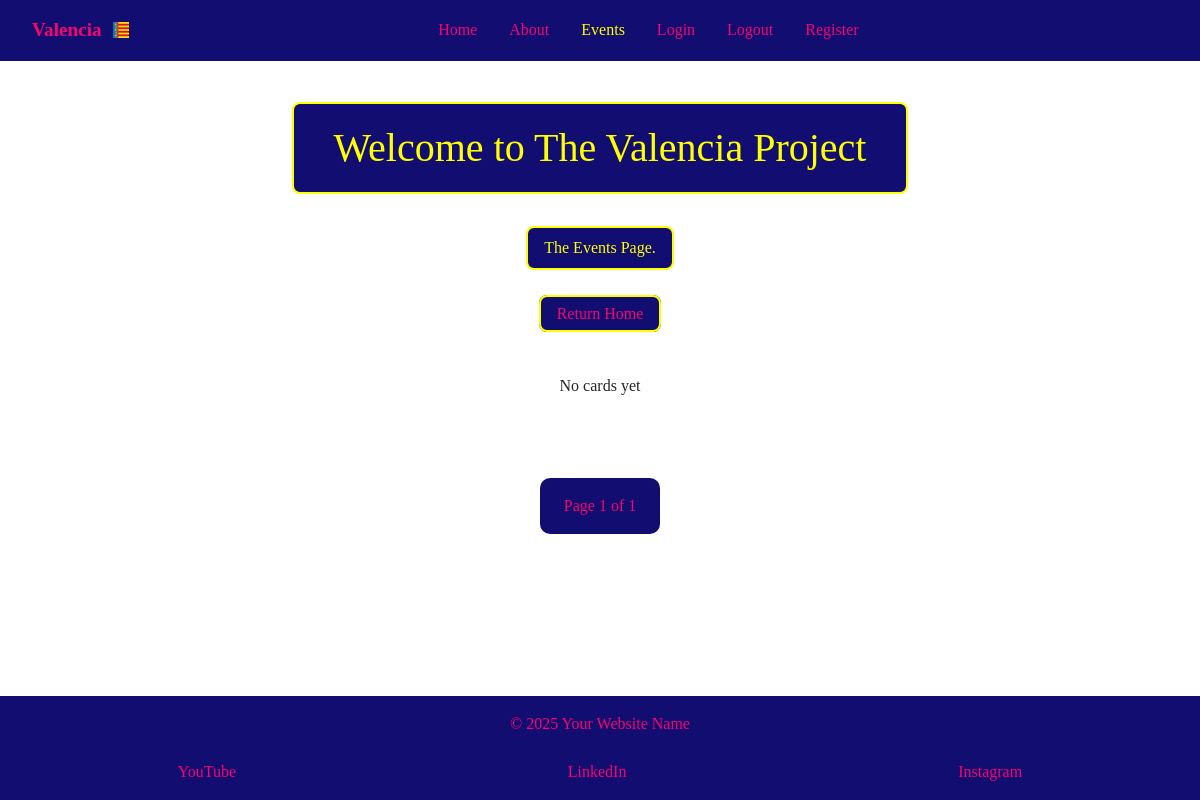
/events/, run on an earlier commit of the app's database.
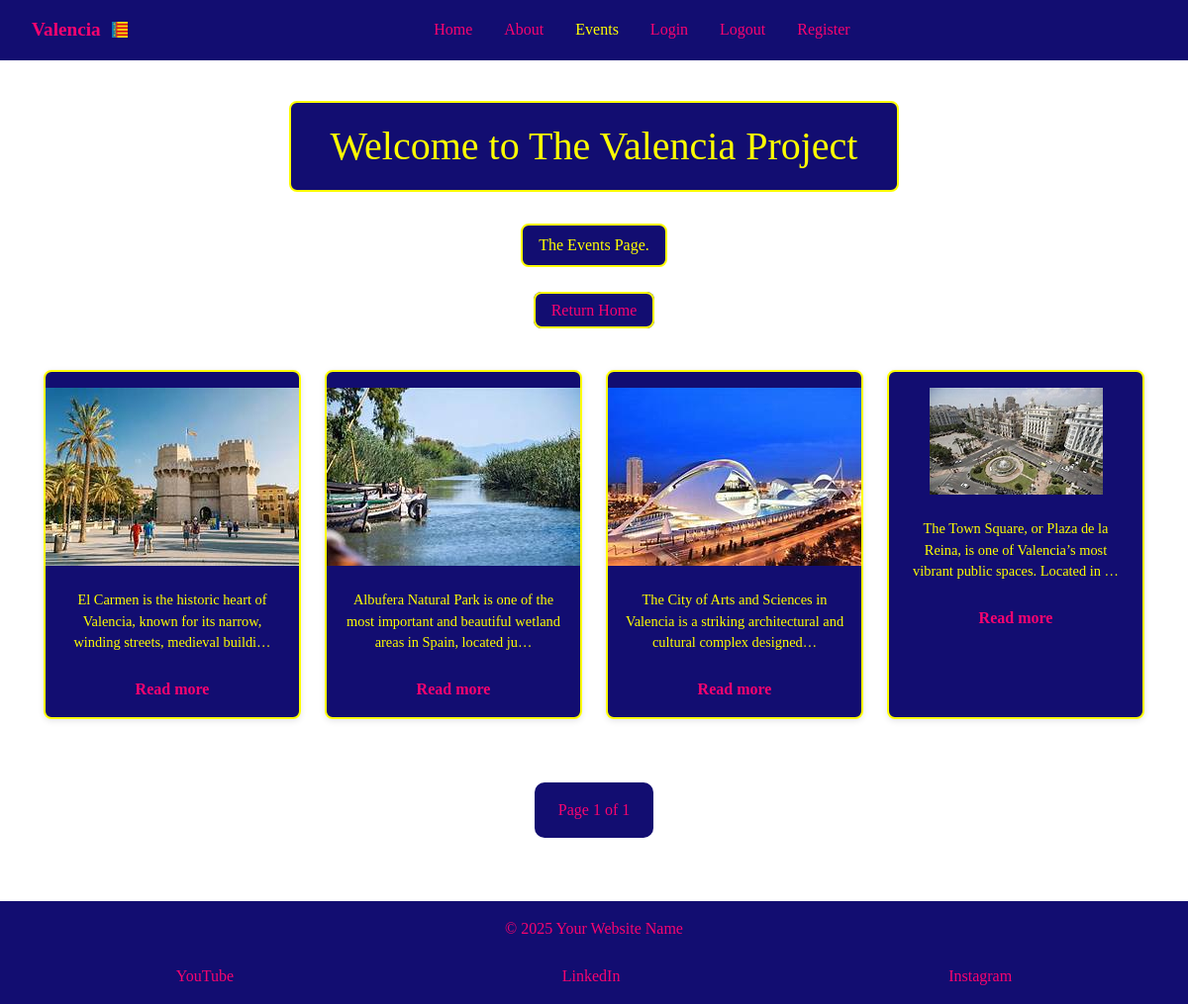
And on a later commit of the database.
### tourism_es/models.py (models this page shows, shortened)
class CardText(models.Model):
    title = models.CharField(max_length=50, blank=True)
    content = models.TextField()
    image_name = models.CharField(
        max_length=30,
        help_text="Enter the image filename (eg 'science museum.jpg)",
        default='default.jpg',
        blank=True
    )
    saved_by = models.ManyToManyField(User,
                                      related_name='saved_cards', blank=True)

### tourism_es/views.py (the view)
# urls.py: path('events/', views.events, name='events'),
def events(request):
    card_texts = CardText.objects.all().order_by('id')
    paginator = Paginator(card_texts, 4)
    page_number = request.GET.get('page')
    page_obj = paginator.get_page(page_number)
    return render(request, 'events.html', {
        'active_tab': 'events', 'page_obj': page_obj})

### tourism_es/templates/events.html (shortened to what this page needs)
{% extends 'base.html' %}
{% load static %}
{% block content %}
<h1 class="color">Welcome to The Valencia Project</h1>
<p class="color">The Events Page.</p>
<p>
    <a class="color-return" href="{% url 'index' %}">Return Home</a>
</p>
<div class="cards-container">
    {% for card in page_obj %}
    <div class="card" data-url="{% url 'event-details' pk=card.id %}"
     onclick="window.location=this.dataset.url">
     <img src="{% static 'images/' %}{{ card.image_name }}" alt="{{ card.title }}">
     <p>{{ card.content|truncatechars:100}}</p>
     <a href="{% url 'event-details' pk=card.id %}" class="read-more">
        Read more
     </a>
    </div>
    {% empty %}
    <p>No cards yet</p>
    {% endfor %}
</div>
 <div class="pagination">
    <div class="page-number">
        <span class="page-info">
            Page {{ page_obj.number }} of {{ page_obj.paginator.num_pages }}
        </span>
    </div>
 </div>
{% endblock %}

### tourism_es/templates/base.html (shortened to what this page needs)
{% load static %}
<!DOCTYPE html>
<html lang="en">
<head>
    <link href="https://cdn.jsdelivr.net/npm/bootstrap@5.3.8/dist/css/bootstrap.min.css" rel="stylesheet"
>
</head>
<link rel="stylesheet" href="{% static 'CSS/tourism.css' %}">
<body>
    <nav class="navbar">
        <div class="logo">
            <a href="{% url 'index' %}">
                Valencia
                <img src="{% static 'favicon/favicon-32x32.png' %}" alt="Logo" class="logo-img">
            </a>
        </div>
        <div class="nav-links" id="nav-links">
            <a href="{% url 'index' %}" class="{% if active_tab == 'index' %}active{% endif %}">Home</a>
            <a href="{% url 'about' %}" class="{% if active_tab == 'about' %}active{% endif %}">About</a>
            <a href="{% url 'events' %}" class="{% if active_tab == 'events' %}active{% endif %}">Events</a>
            {% if not user.is_authenticated %}
                {% if active_tab == 'login' %}
                    <span class="active">Login</span>
                {% else %}
                <a href="{% url 'login' %}">Login</a>
                {% endif %}
            {% endif %}
            <a href="{% url 'logout' %}" class="{% if active_tab == 'logout' %}active{% endif %}">Logout</a>
            <a href="{% url 'register' %}" class="{% if active_tab == 'register' %}active{% endif %}">Register</a>
        </div>
    </nav>
    <main>
        {% block content %}{% endblock %}
    </main>
    <footer>
        <p class="footer-text">&copy; 2025 Your Website Name</p>
        <div class="social-links">
            <a href="https://www.youtube.com" target="_blank" aria-label="YouTube">YouTube</a>
            <a href="https://www.linkedin.com" target="_blank" aria-label="LinkedIn">LinkedIn</a>
            <a href="https://www.instagram.com" target="_blank" aria-label="Instagram">Instagram</a>
        </div>
    </footer>
</body>
</html>

### tourism_es/static/CSS/tourism.css (style rules this page uses)
* { box-sizing: border-box; margin: 0; padding: 0; }
html, body { height: 100%; font-family: "Times New Roman", Times, serif; overflow-x: hidden; }
body { display: flex; flex-direction: column; min-height: 100vh; padding-top: 4.375rem; background: url('../images/City-of-Arts-and-Sci.png') center center / cover no-repeat fixed; image-rendering: auto; }
main { flex: 1; display: flex; flex-direction: column; align-items: center; justify-content: flex-start; text-align: center; padding: 2rem 1rem; gap: 2rem; }
.color { color: yellow; text-align: center; margin: 0em auto; padding: 0.5em 1em; border: 2px solid yellow; border-radius: 8px; background: #120d71; }
a.color-return { text-align: center; margin: 0em auto; padding: 0.5em 1em; border: 2px solid yellow; border-radius: 8px; background: #120d71; color: #f8046f; text-decoration: none; }
.logo a { display: flex; align-items: center; gap: 0.7rem; text-decoration: none; color: inherit; }
.logo-img { width: 16px; height: 16px; }
.navbar { display: flex; align-items: center; justify-content: space-between; padding: 1rem 2rem; background-color: #120d71; position: fixed; width: 100%; top: 0; left: 0; z-index: 1000; }
.logo a { color: #f8046f; text-decoration: none; font-weight: bold; font-size: 1.2rem; }
.nav-links { display: flex; flex: 1; justify-content: center; gap: 2rem; list-style: none; }
.nav-links a { color: #f8046f; text-decoration: none; transition: color 0.3s; }
nav a.active { color: yellow; }
.cards-container, .grid-container { display: flex; flex-wrap: wrap; justify-content: center; gap: 1.5rem; width: 100%; max-width: 1200px; padding: 0 1rem; margin: 0 auto; }
.card, .grid { background-color: #120d71; border: 2px solid yellow; border-radius: 8px; box-shadow: 0 2px 6px rgba(0,0,0,0.1); overflow: hidden; display: flex; flex-direction: column; justify-content: flex-start; align-items: center; text-align: center; transition: transform 0.3s, box-shadow 0.3s; min-height: 350px; padding: 1rem; gap: 1rem; cursor: pointer; flex: 0 1 calc(25% - 1.5rem); max-width: calc(25% - 1.5rem); }
.cards-container .card:nth-child(1), .grid-container .grid:nth-child(1) { order: 1; }
.cards-container .card:nth-child(2), .grid-container .grid:nth-child(2) { order: 3; }
.cards-container .card:nth-child(3), .grid-container .grid:nth-child(3) { order: 2; }
.card, .grid { background-color: #120d71; border: 2px solid yellow; border-radius: 8px; box-shadow: 0 2px 6px rgba(0,0,0,0.1); overflow: hidden; display: flex; flex-direction: column; justify-content: flex-start; align-items: center; text-align: center; transition: transform 0.3s, box-shadow 0.3s; min-height: 350px; padding: 1rem; gap: 1rem; width: 100%; max-width: 350px; cursor: pointer; }
.grid p, .card p { font-size: 0.9rem; margin: 0.5rem 0 0; flex-shrink: 0; color: yellow; }
.card .read-more, .grid .read-more { margin-top: 0.5rem; text-decoration: none; color: #f8046f; font-weight: bold; }
footer { background-color: #120d71; color: rgb(121, 7, 127); padding: 1rem; display: flex; flex-direction: column; align-items: center; gap: 0.5rem; width: 100%; box-sizing: border-box; overflow: visible; }
.footer-text { color: #f8046f; transition: color 0.3s; }
.social-links { display: flex; justify-content: space-around; flex-wrap: wrap; gap: 0.5rem; width: 100%; max-width: 100%; min-width: 0; overflow: hidden; }
.social-links a { color: #f8046f; text-decoration: none; transition: color 0.3s; flex-shrink: 1; text-align: center; white-space: nowrap; }
.pagination { width: fit-content; margin: 2rem auto; padding: 1rem 1.5rem; background: #120d71; border-radius: 10px; display: flex; flex-direction: column; gap: 0.5rem; color: #f8046f; }

What changed in the data, as far as the page shows it:
added CardText: image_name (picture), content "Albufera Natural Park is one of the most important and beautiful wetland areas in Spain, located ju…"
added CardText: image_name (picture), content "The Town Square, or Plaza de la Reina, is one of Valencia’s most vibrant public spaces. Located in …"
added CardText: image_name (picture), content "The City of Arts and Sciences in Valencia is a striking architectural and cultural complex designed…"
added CardText: image_name (picture), content "El Carmen is the historic heart of Valencia, known for its narrow, winding streets, medieval buildi…"
Also different on the page:
text no longer shown: "No cards yet"
